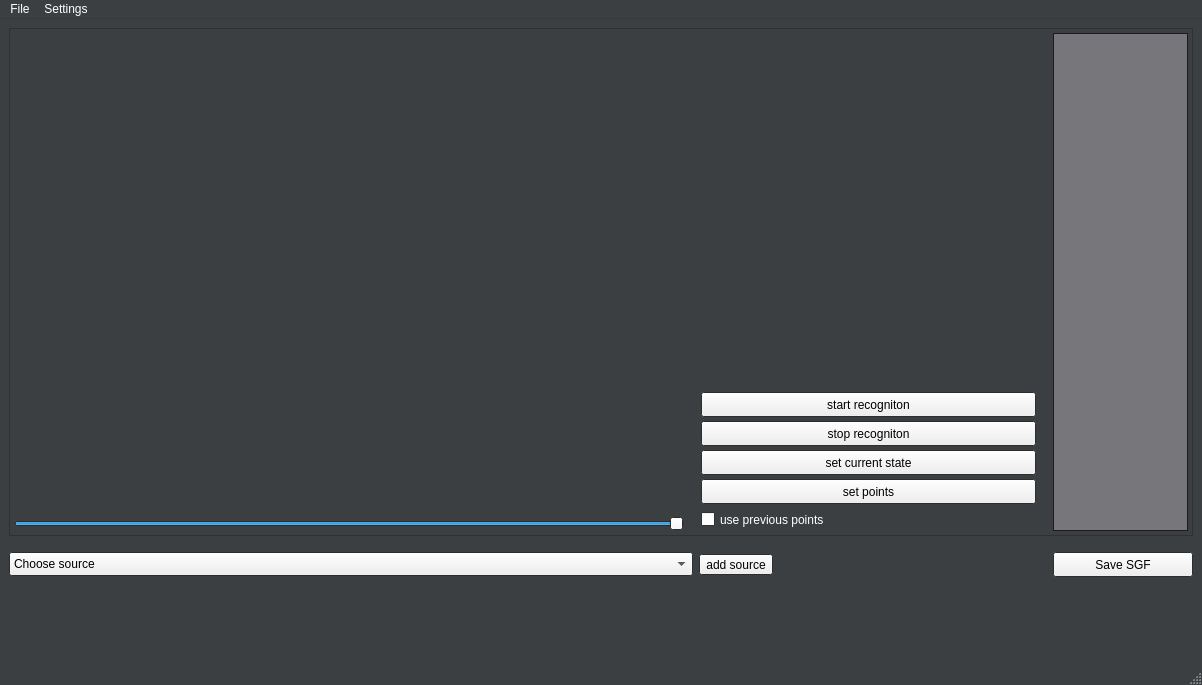
<?xml version="1.0" encoding="UTF-8"?>
<ui version="4.0">
 <class>MainWindow</class>
 <widget class="QMainWindow" name="MainWindow">
  <property name="geometry">
   <rect>
    <x>0</x>
    <y>0</y>
    <width>1202</width>
    <height>685</height>
   </rect>
  </property>
  <property name="sizePolicy">
   <sizepolicy hsizetype="Fixed" vsizetype="Expanding">
    <horstretch>0</horstretch>
    <verstretch>0</verstretch>
   </sizepolicy>
  </property>
  <property name="minimumSize">
   <size>
    <width>800</width>
    <height>600</height>
   </size>
  </property>
  <property name="palette">
   <palette>
    <active>
     <colorrole role="Light">
      <brush brushstyle="SolidPattern">
       <color alpha="255">
        <red>119</red>
        <green>118</green>
        <blue>123</blue>
       </color>
      </brush>
     </colorrole>
     <colorrole role="Base">
      <brush brushstyle="SolidPattern">
       <color alpha="255">
        <red>255</red>
        <green>255</green>
        <blue>255</blue>
       </color>
      </brush>
     </colorrole>
     <colorrole role="Window">
      <brush brushstyle="SolidPattern">
       <color alpha="255">
        <red>60</red>
        <green>63</green>
        <blue>65</blue>
       </color>
      </brush>
     </colorrole>
     <colorrole role="ToolTipText">
      <brush brushstyle="SolidPattern">
       <color alpha="255">
        <red>255</red>
        <green>255</green>
        <blue>255</blue>
       </color>
      </brush>
     </colorrole>
    </active>
    <inactive>
     <colorrole role="Light">
      <brush brushstyle="SolidPattern">
       <color alpha="255">
        <red>119</red>
        <green>118</green>
        <blue>123</blue>
       </color>
      </brush>
     </colorrole>
     <colorrole role="Base">
      <brush brushstyle="SolidPattern">
       <color alpha="255">
        <red>255</red>
        <green>255</green>
        <blue>255</blue>
       </color>
      </brush>
     </colorrole>
     <colorrole role="Window">
      <brush brushstyle="SolidPattern">
       <color alpha="255">
        <red>60</red>
        <green>63</green>
        <blue>65</blue>
       </color>
      </brush>
     </colorrole>
     <colorrole role="ToolTipText">
      <brush brushstyle="SolidPattern">
       <color alpha="255">
        <red>255</red>
        <green>255</green>
        <blue>255</blue>
       </color>
      </brush>
     </colorrole>
    </inactive>
    <disabled>
     <colorrole role="Light">
      <brush brushstyle="SolidPattern">
       <color alpha="255">
        <red>119</red>
        <green>118</green>
        <blue>123</blue>
       </color>
      </brush>
     </colorrole>
     <colorrole role="Base">
      <brush brushstyle="SolidPattern">
       <color alpha="255">
        <red>60</red>
        <green>63</green>
        <blue>65</blue>
       </color>
      </brush>
     </colorrole>
     <colorrole role="Window">
      <brush brushstyle="SolidPattern">
       <color alpha="255">
        <red>60</red>
        <green>63</green>
        <blue>65</blue>
       </color>
      </brush>
     </colorrole>
     <colorrole role="ToolTipText">
      <brush brushstyle="SolidPattern">
       <color alpha="255">
        <red>255</red>
        <green>255</green>
        <blue>255</blue>
       </color>
      </brush>
     </colorrole>
    </disabled>
   </palette>
  </property>
  <property name="windowTitle">
   <string>go-broadcast</string>
  </property>
  <property name="windowOpacity">
   <double>1.000000000000000</double>
  </property>
  <property name="layoutDirection">
   <enum>Qt::LeftToRight</enum>
  </property>
  <widget class="QWidget" name="centralwidget">
   <layout class="QVBoxLayout" name="verticalLayout_3">
    <item>
     <widget class="QFrame" name="frame">
      <property name="sizePolicy">
       <sizepolicy hsizetype="Expanding" vsizetype="Expanding">
        <horstretch>0</horstretch>
        <verstretch>0</verstretch>
       </sizepolicy>
      </property>
      <property name="minimumSize">
       <size>
        <width>780</width>
        <height>420</height>
       </size>
      </property>
      <property name="sizeIncrement">
       <size>
        <width>0</width>
        <height>0</height>
       </size>
      </property>
      <property name="font">
       <font>
        <family>Ubuntu</family>
       </font>
      </property>
      <property name="cursor">
       <cursorShape>ArrowCursor</cursorShape>
      </property>
      <property name="focusPolicy">
       <enum>Qt::WheelFocus</enum>
      </property>
      <property name="layoutDirection">
       <enum>Qt::LeftToRight</enum>
      </property>
      <property name="frameShape">
       <enum>QFrame::StyledPanel</enum>
      </property>
      <property name="frameShadow">
       <enum>QFrame::Raised</enum>
      </property>
      <layout class="QHBoxLayout" name="horizontalLayout">
       <property name="spacing">
        <number>17</number>
       </property>
       <property name="leftMargin">
        <number>4</number>
       </property>
       <property name="topMargin">
        <number>4</number>
       </property>
       <property name="rightMargin">
        <number>4</number>
       </property>
       <property name="bottomMargin">
        <number>4</number>
       </property>
       <item>
        <widget class="QWidget" name="stream_widget" native="true">
         <property name="sizePolicy">
          <sizepolicy hsizetype="Preferred" vsizetype="Preferred">
           <horstretch>2</horstretch>
           <verstretch>0</verstretch>
          </sizepolicy>
         </property>
         <property name="minimumSize">
          <size>
           <width>350</width>
           <height>0</height>
          </size>
         </property>
         <layout class="QVBoxLayout" name="verticalLayout_2">
          <property name="leftMargin">
           <number>0</number>
          </property>
          <property name="topMargin">
           <number>0</number>
          </property>
          <property name="rightMargin">
           <number>0</number>
          </property>
          <property name="bottomMargin">
           <number>0</number>
          </property>
          <item>
           <widget class="QLabel" name="stream_label">
            <property name="sizePolicy">
             <sizepolicy hsizetype="Expanding" vsizetype="Expanding">
              <horstretch>0</horstretch>
              <verstretch>0</verstretch>
             </sizepolicy>
            </property>
            <property name="minimumSize">
             <size>
              <width>350</width>
              <height>350</height>
             </size>
            </property>
            <property name="frameShape">
             <enum>QFrame::NoFrame</enum>
            </property>
            <property name="text">
             <string/>
            </property>
            <property name="pixmap">
             <pixmap>../../Pictures/Screenshots/Screenshot from 2023-04-19 22-10-36.png</pixmap>
            </property>
            <property name="scaledContents">
             <bool>true</bool>
            </property>
           </widget>
          </item>
          <item>
           <widget class="QSlider" name="horizontal_slider">
            <property name="sizePolicy">
             <sizepolicy hsizetype="Expanding" vsizetype="Fixed">
              <horstretch>0</horstretch>
              <verstretch>0</verstretch>
             </sizepolicy>
            </property>
            <property name="minimumSize">
             <size>
              <width>350</width>
              <height>0</height>
             </size>
            </property>
            <property name="value">
             <number>99</number>
            </property>
            <property name="sliderPosition">
             <number>99</number>
            </property>
            <property name="orientation">
             <enum>Qt::Horizontal</enum>
            </property>
           </widget>
          </item>
         </layout>
        </widget>
       </item>
       <item>
        <widget class="QWidget" name="board_buttons_widget" native="true">
         <property name="sizePolicy">
          <sizepolicy hsizetype="Expanding" vsizetype="Expanding">
           <horstretch>1</horstretch>
           <verstretch>0</verstretch>
          </sizepolicy>
         </property>
         <property name="minimumSize">
          <size>
           <width>250</width>
           <height>0</height>
          </size>
         </property>
         <layout class="QVBoxLayout" name="verticalLayout">
          <property name="spacing">
           <number>4</number>
          </property>
          <property name="leftMargin">
           <number>0</number>
          </property>
          <property name="topMargin">
           <number>0</number>
          </property>
          <property name="rightMargin">
           <number>0</number>
          </property>
          <property name="bottomMargin">
           <number>0</number>
          </property>
          <item>
           <widget class="QLabel" name="board_label">
            <property name="sizePolicy">
             <sizepolicy hsizetype="Expanding" vsizetype="Expanding">
              <horstretch>1</horstretch>
              <verstretch>0</verstretch>
             </sizepolicy>
            </property>
            <property name="minimumSize">
             <size>
              <width>250</width>
              <height>250</height>
             </size>
            </property>
            <property name="text">
             <string/>
            </property>
            <property name="pixmap">
             <pixmap>../../Desktop/board 2_screenshot_30.04.2023.png</pixmap>
            </property>
            <property name="scaledContents">
             <bool>true</bool>
            </property>
            <property name="alignment">
             <set>Qt::AlignCenter</set>
            </property>
           </widget>
          </item>
          <item>
           <widget class="QPushButton" name="start_recognition_button">
            <property name="sizePolicy">
             <sizepolicy hsizetype="Expanding" vsizetype="Fixed">
              <horstretch>0</horstretch>
              <verstretch>0</verstretch>
             </sizepolicy>
            </property>
            <property name="minimumSize">
             <size>
              <width>250</width>
              <height>25</height>
             </size>
            </property>
            <property name="text">
             <string>start recogniton</string>
            </property>
           </widget>
          </item>
          <item>
           <widget class="QPushButton" name="stop_recognition_button">
            <property name="sizePolicy">
             <sizepolicy hsizetype="Expanding" vsizetype="Fixed">
              <horstretch>0</horstretch>
              <verstretch>0</verstretch>
             </sizepolicy>
            </property>
            <property name="minimumSize">
             <size>
              <width>250</width>
              <height>25</height>
             </size>
            </property>
            <property name="text">
             <string>stop recogniton</string>
            </property>
           </widget>
          </item>
          <item>
           <widget class="QPushButton" name="set_current_state_button">
            <property name="sizePolicy">
             <sizepolicy hsizetype="Expanding" vsizetype="Fixed">
              <horstretch>0</horstretch>
              <verstretch>0</verstretch>
             </sizepolicy>
            </property>
            <property name="minimumSize">
             <size>
              <width>250</width>
              <height>25</height>
             </size>
            </property>
            <property name="text">
             <string>set current state</string>
            </property>
           </widget>
          </item>
          <item>
           <widget class="QPushButton" name="set_points_button">
            <property name="sizePolicy">
             <sizepolicy hsizetype="Expanding" vsizetype="Fixed">
              <horstretch>0</horstretch>
              <verstretch>0</verstretch>
             </sizepolicy>
            </property>
            <property name="minimumSize">
             <size>
              <width>250</width>
              <height>25</height>
             </size>
            </property>
            <property name="text">
             <string>set points</string>
            </property>
           </widget>
          </item>
          <item>
           <widget class="QCheckBox" name="previous_points_box">
            <property name="sizePolicy">
             <sizepolicy hsizetype="Expanding" vsizetype="Fixed">
              <horstretch>0</horstretch>
              <verstretch>0</verstretch>
             </sizepolicy>
            </property>
            <property name="minimumSize">
             <size>
              <width>250</width>
              <height>23</height>
             </size>
            </property>
            <property name="palette">
             <palette>
              <active>
               <colorrole role="WindowText">
                <brush brushstyle="SolidPattern">
                 <color alpha="255">
                  <red>255</red>
                  <green>255</green>
                  <blue>255</blue>
                 </color>
                </brush>
               </colorrole>
              </active>
              <inactive>
               <colorrole role="WindowText">
                <brush brushstyle="SolidPattern">
                 <color alpha="255">
                  <red>255</red>
                  <green>255</green>
                  <blue>255</blue>
                 </color>
                </brush>
               </colorrole>
              </inactive>
              <disabled>
               <colorrole role="WindowText">
                <brush brushstyle="SolidPattern">
                 <color alpha="255">
                  <red>190</red>
                  <green>190</green>
                  <blue>190</blue>
                 </color>
                </brush>
               </colorrole>
              </disabled>
             </palette>
            </property>
            <property name="text">
             <string>use previous points</string>
            </property>
           </widget>
          </item>
         </layout>
        </widget>
       </item>
       <item>
        <widget class="QListView" name="moves_list">
         <property name="sizePolicy">
          <sizepolicy hsizetype="Fixed" vsizetype="Expanding">
           <horstretch>1</horstretch>
           <verstretch>0</verstretch>
          </sizepolicy>
         </property>
         <property name="minimumSize">
          <size>
           <width>135</width>
           <height>380</height>
          </size>
         </property>
         <property name="maximumSize">
          <size>
           <width>135</width>
           <height>16777215</height>
          </size>
         </property>
         <property name="palette">
          <palette>
           <active>
            <colorrole role="Base">
             <brush brushstyle="SolidPattern">
              <color alpha="255">
               <red>119</red>
               <green>118</green>
               <blue>123</blue>
              </color>
             </brush>
            </colorrole>
            <colorrole role="Window">
             <brush brushstyle="SolidPattern">
              <color alpha="255">
               <red>36</red>
               <green>31</green>
               <blue>49</blue>
              </color>
             </brush>
            </colorrole>
           </active>
           <inactive>
            <colorrole role="Base">
             <brush brushstyle="SolidPattern">
              <color alpha="255">
               <red>119</red>
               <green>118</green>
               <blue>123</blue>
              </color>
             </brush>
            </colorrole>
            <colorrole role="Window">
             <brush brushstyle="SolidPattern">
              <color alpha="255">
               <red>36</red>
               <green>31</green>
               <blue>49</blue>
              </color>
             </brush>
            </colorrole>
           </inactive>
           <disabled>
            <colorrole role="Base">
             <brush brushstyle="SolidPattern">
              <color alpha="255">
               <red>36</red>
               <green>31</green>
               <blue>49</blue>
              </color>
             </brush>
            </colorrole>
            <colorrole role="Window">
             <brush brushstyle="SolidPattern">
              <color alpha="255">
               <red>36</red>
               <green>31</green>
               <blue>49</blue>
              </color>
             </brush>
            </colorrole>
           </disabled>
          </palette>
         </property>
        </widget>
       </item>
      </layout>
     </widget>
    </item>
    <item>
     <layout class="QGridLayout" name="gridLayout_3" columnstretch="5,0,1,1,0">
      <property name="topMargin">
       <number>10</number>
      </property>
      <property name="bottomMargin">
       <number>77</number>
      </property>
      <item row="0" column="0">
       <widget class="QComboBox" name="choose_source_box">
        <property name="sizePolicy">
         <sizepolicy hsizetype="Expanding" vsizetype="Fixed">
          <horstretch>2</horstretch>
          <verstretch>0</verstretch>
         </sizepolicy>
        </property>
        <property name="minimumSize">
         <size>
          <width>371</width>
          <height>24</height>
         </size>
        </property>
        <property name="layoutDirection">
         <enum>Qt::LeftToRight</enum>
        </property>
        <property name="editable">
         <bool>false</bool>
        </property>
        <property name="currentText">
         <string>Choose source</string>
        </property>
        <item>
         <property name="text">
          <string>Choose source</string>
         </property>
        </item>
       </widget>
      </item>
      <item row="0" column="1">
       <widget class="QToolButton" name="add_source_button">
        <property name="text">
         <string>add source</string>
        </property>
       </widget>
      </item>
      <item row="0" column="3">
       <spacer name="horizontalSpacer">
        <property name="orientation">
         <enum>Qt::Horizontal</enum>
        </property>
        <property name="sizeHint" stdset="0">
         <size>
          <width>40</width>
          <height>20</height>
         </size>
        </property>
       </spacer>
      </item>
      <item row="0" column="4">
       <widget class="QPushButton" name="save_sgf_button">
        <property name="sizePolicy">
         <sizepolicy hsizetype="Fixed" vsizetype="Fixed">
          <horstretch>1</horstretch>
          <verstretch>0</verstretch>
         </sizepolicy>
        </property>
        <property name="minimumSize">
         <size>
          <width>140</width>
          <height>25</height>
         </size>
        </property>
        <property name="text">
         <string>Save SGF</string>
        </property>
       </widget>
      </item>
      <item row="0" column="2">
       <spacer name="horizontalSpacer_2">
        <property name="orientation">
         <enum>Qt::Horizontal</enum>
        </property>
        <property name="sizeHint" stdset="0">
         <size>
          <width>14</width>
          <height>20</height>
         </size>
        </property>
       </spacer>
      </item>
     </layout>
    </item>
   </layout>
  </widget>
  <widget class="QMenuBar" name="menubar">
   <property name="geometry">
    <rect>
     <x>0</x>
     <y>0</y>
     <width>1202</width>
     <height>22</height>
    </rect>
   </property>
   <property name="palette">
    <palette>
     <active>
      <colorrole role="WindowText">
       <brush brushstyle="SolidPattern">
        <color alpha="255">
         <red>255</red>
         <green>255</green>
         <blue>255</blue>
        </color>
       </brush>
      </colorrole>
      <colorrole role="Text">
       <brush brushstyle="SolidPattern">
        <color alpha="255">
         <red>255</red>
         <green>255</green>
         <blue>255</blue>
        </color>
       </brush>
      </colorrole>
      <colorrole role="ButtonText">
       <brush brushstyle="SolidPattern">
        <color alpha="255">
         <red>255</red>
         <green>255</green>
         <blue>255</blue>
        </color>
       </brush>
      </colorrole>
      <colorrole role="PlaceholderText">
       <brush brushstyle="SolidPattern">
        <color alpha="128">
         <red>255</red>
         <green>255</green>
         <blue>255</blue>
        </color>
       </brush>
      </colorrole>
     </active>
     <inactive>
      <colorrole role="WindowText">
       <brush brushstyle="SolidPattern">
        <color alpha="255">
         <red>255</red>
         <green>255</green>
         <blue>255</blue>
        </color>
       </brush>
      </colorrole>
      <colorrole role="Text">
       <brush brushstyle="SolidPattern">
        <color alpha="255">
         <red>255</red>
         <green>255</green>
         <blue>255</blue>
        </color>
       </brush>
      </colorrole>
      <colorrole role="ButtonText">
       <brush brushstyle="SolidPattern">
        <color alpha="255">
         <red>255</red>
         <green>255</green>
         <blue>255</blue>
        </color>
       </brush>
      </colorrole>
      <colorrole role="PlaceholderText">
       <brush brushstyle="SolidPattern">
        <color alpha="128">
         <red>255</red>
         <green>255</green>
         <blue>255</blue>
        </color>
       </brush>
      </colorrole>
     </inactive>
     <disabled>
      <colorrole role="WindowText">
       <brush brushstyle="SolidPattern">
        <color alpha="255">
         <red>190</red>
         <green>190</green>
         <blue>190</blue>
        </color>
       </brush>
      </colorrole>
      <colorrole role="Text">
       <brush brushstyle="SolidPattern">
        <color alpha="255">
         <red>190</red>
         <green>190</green>
         <blue>190</blue>
        </color>
       </brush>
      </colorrole>
      <colorrole role="ButtonText">
       <brush brushstyle="SolidPattern">
        <color alpha="255">
         <red>190</red>
         <green>190</green>
         <blue>190</blue>
        </color>
       </brush>
      </colorrole>
      <colorrole role="PlaceholderText">
       <brush brushstyle="SolidPattern">
        <color alpha="128">
         <red>0</red>
         <green>0</green>
         <blue>0</blue>
        </color>
       </brush>
      </colorrole>
     </disabled>
    </palette>
   </property>
   <widget class="QMenu" name="menuFile">
    <property name="title">
     <string>File</string>
    </property>
    <addaction name="actionQuit"/>
   </widget>
   <widget class="QMenu" name="menuSettings">
    <property name="palette">
     <palette>
      <active>
       <colorrole role="WindowText">
        <brush brushstyle="SolidPattern">
         <color alpha="255">
          <red>255</red>
          <green>255</green>
          <blue>255</blue>
         </color>
        </brush>
       </colorrole>
       <colorrole role="Base">
        <brush brushstyle="SolidPattern">
         <color alpha="255">
          <red>255</red>
          <green>255</green>
          <blue>255</blue>
         </color>
        </brush>
       </colorrole>
       <colorrole role="Window">
        <brush brushstyle="SolidPattern">
         <color alpha="255">
          <red>61</red>
          <green>56</green>
          <blue>70</blue>
         </color>
        </brush>
       </colorrole>
      </active>
      <inactive>
       <colorrole role="WindowText">
        <brush brushstyle="SolidPattern">
         <color alpha="255">
          <red>255</red>
          <green>255</green>
          <blue>255</blue>
         </color>
        </brush>
       </colorrole>
       <colorrole role="Base">
        <brush brushstyle="SolidPattern">
         <color alpha="255">
          <red>255</red>
          <green>255</green>
          <blue>255</blue>
         </color>
        </brush>
       </colorrole>
       <colorrole role="Window">
        <brush brushstyle="SolidPattern">
         <color alpha="255">
          <red>61</red>
          <green>56</green>
          <blue>70</blue>
         </color>
        </brush>
       </colorrole>
      </inactive>
      <disabled>
       <colorrole role="WindowText">
        <brush brushstyle="SolidPattern">
         <color alpha="255">
          <red>190</red>
          <green>190</green>
          <blue>190</blue>
         </color>
        </brush>
       </colorrole>
       <colorrole role="Base">
        <brush brushstyle="SolidPattern">
         <color alpha="255">
          <red>61</red>
          <green>56</green>
          <blue>70</blue>
         </color>
        </brush>
       </colorrole>
       <colorrole role="Window">
        <brush brushstyle="SolidPattern">
         <color alpha="255">
          <red>61</red>
          <green>56</green>
          <blue>70</blue>
         </color>
        </brush>
       </colorrole>
      </disabled>
     </palette>
    </property>
    <property name="title">
     <string>Settings</string>
    </property>
    <addaction name="actionparameters"/>
   </widget>
   <addaction name="menuFile"/>
   <addaction name="menuSettings"/>
  </widget>
  <widget class="QStatusBar" name="statusbar"/>
  <action name="actionFile">
   <property name="text">
    <string>File</string>
   </property>
  </action>
  <action name="actionparameters">
   <property name="text">
    <string>Parameters</string>
   </property>
  </action>
  <action name="actionQuit">
   <property name="text">
    <string>Quit</string>
   </property>
  </action>
 </widget>
 <resources/>
 <connections/>
</ui>
